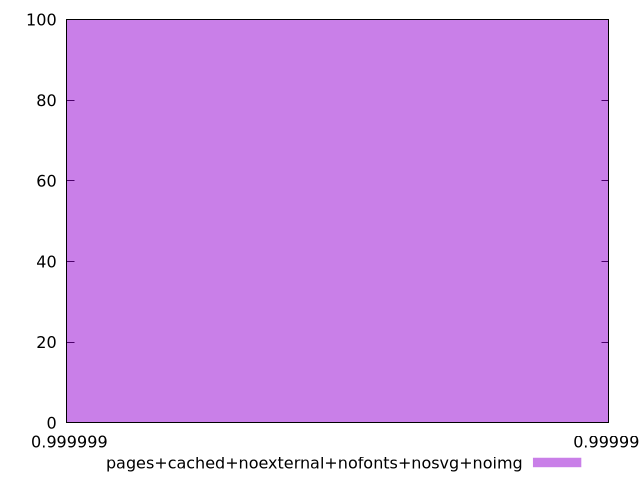

Write gnuplot code to recreate this figure.
$_pagesCachedNoexternalNofontsNosvgNoimg <<EOF
0.9999993380488859 100
EOF
set key outside below
set terminal pngcairo
set output "report_00005_2020-11-02T22-26-11.212Z/estimated-input-latency/pages+cached+noexternal+nofonts+nosvg+noimg//hist.png"
set yrange [0:100]
set boxwidth 4.323062270729413e-16
set style fill transparent solid 0.5 noborder
plot $_pagesCachedNoexternalNofontsNosvgNoimg title "pages+cached+noexternal+nofonts+nosvg+noimg" with boxes ,
